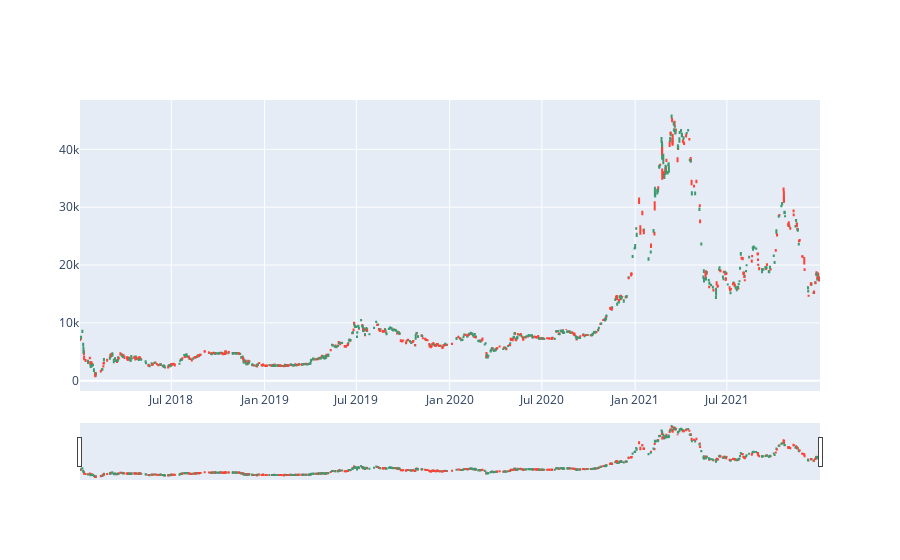

The code cell stored with this chart in its notebook:
### Code cell
fig.show()

### Figure 1 — Plotly figure (JSON) as saved in the notebook; plotly's stock layout.template omitted (floating-point values rounded to 4 significant figures; data arrays with more than 128 entries replaced by an {"elided": "..."} marker saying what was removed)
{"data": [{"close": {"elided": "1000 float values"}, "high": {"elided": "1000 float values"}, "low": {"elided": "1000 float values"}, "open": {"elided": "1000 float values"}, "type": "candlestick", "x": {"elided": "1000 str values"}}], "layout": {}}
